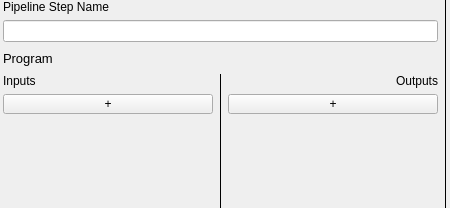
<?xml version="1.0" encoding="UTF-8"?>
<ui version="4.0">
 <class>pipeline_step</class>
 <widget class="QWidget" name="pipeline_step">
  <property name="geometry">
   <rect>
    <x>0</x>
    <y>0</y>
    <width>450</width>
    <height>208</height>
   </rect>
  </property>
  <property name="sizePolicy">
   <sizepolicy hsizetype="Fixed" vsizetype="Expanding">
    <horstretch>0</horstretch>
    <verstretch>0</verstretch>
   </sizepolicy>
  </property>
  <property name="minimumSize">
   <size>
    <width>450</width>
    <height>110</height>
   </size>
  </property>
  <property name="windowTitle">
   <string>Form</string>
  </property>
  <layout class="QHBoxLayout" name="horizontalLayout_2">
   <property name="sizeConstraint">
    <enum>QLayout::SetDefaultConstraint</enum>
   </property>
   <property name="leftMargin">
    <number>3</number>
   </property>
   <property name="topMargin">
    <number>0</number>
   </property>
   <property name="rightMargin">
    <number>3</number>
   </property>
   <property name="bottomMargin">
    <number>0</number>
   </property>
   <item>
    <layout class="QVBoxLayout" name="verticalLayout">
     <property name="rightMargin">
      <number>0</number>
     </property>
     <item>
      <widget class="QLabel" name="pipeline_step_name_label">
       <property name="sizePolicy">
        <sizepolicy hsizetype="Preferred" vsizetype="Fixed">
         <horstretch>0</horstretch>
         <verstretch>0</verstretch>
        </sizepolicy>
       </property>
       <property name="text">
        <string>Pipeline Step Name</string>
       </property>
      </widget>
     </item>
     <item>
      <widget class="QLineEdit" name="pipeline_step_name_lineedit"/>
     </item>
     <item>
      <widget class="QLabel" name="program_label">
       <property name="sizePolicy">
        <sizepolicy hsizetype="Preferred" vsizetype="Fixed">
         <horstretch>0</horstretch>
         <verstretch>0</verstretch>
        </sizepolicy>
       </property>
       <property name="minimumSize">
        <size>
         <width>0</width>
         <height>20</height>
        </size>
       </property>
       <property name="maximumSize">
        <size>
         <width>16777215</width>
         <height>20</height>
        </size>
       </property>
       <property name="font">
        <font>
         <pointsize>10</pointsize>
        </font>
       </property>
       <property name="text">
        <string>Program</string>
       </property>
       <property name="alignment">
        <set>Qt::AlignLeading|Qt::AlignLeft|Qt::AlignVCenter</set>
       </property>
      </widget>
     </item>
     <item>
      <layout class="QHBoxLayout" name="horizontalLayout">
       <item>
        <layout class="QVBoxLayout" name="inputs_layout">
         <property name="leftMargin">
          <number>0</number>
         </property>
         <item>
          <widget class="QLabel" name="inputs_label">
           <property name="sizePolicy">
            <sizepolicy hsizetype="Preferred" vsizetype="Fixed">
             <horstretch>0</horstretch>
             <verstretch>0</verstretch>
            </sizepolicy>
           </property>
           <property name="text">
            <string>Inputs</string>
           </property>
          </widget>
         </item>
         <item>
          <widget class="QPushButton" name="add_input_button">
           <property name="minimumSize">
            <size>
             <width>100</width>
             <height>20</height>
            </size>
           </property>
           <property name="maximumSize">
            <size>
             <width>16777215</width>
             <height>20</height>
            </size>
           </property>
           <property name="text">
            <string>+</string>
           </property>
          </widget>
         </item>
         <item>
          <spacer name="verticalSpacer">
           <property name="orientation">
            <enum>Qt::Vertical</enum>
           </property>
           <property name="sizeHint" stdset="0">
            <size>
             <width>20</width>
             <height>40</height>
            </size>
           </property>
          </spacer>
         </item>
        </layout>
       </item>
       <item>
        <widget class="Line" name="line">
         <property name="frameShadow">
          <enum>QFrame::Plain</enum>
         </property>
         <property name="orientation">
          <enum>Qt::Vertical</enum>
         </property>
        </widget>
       </item>
       <item>
        <layout class="QVBoxLayout" name="outputs_layout">
         <property name="leftMargin">
          <number>0</number>
         </property>
         <item>
          <widget class="QLabel" name="outputs_label">
           <property name="sizePolicy">
            <sizepolicy hsizetype="Preferred" vsizetype="Fixed">
             <horstretch>0</horstretch>
             <verstretch>0</verstretch>
            </sizepolicy>
           </property>
           <property name="text">
            <string>Outputs</string>
           </property>
           <property name="alignment">
            <set>Qt::AlignRight|Qt::AlignTrailing|Qt::AlignVCenter</set>
           </property>
          </widget>
         </item>
         <item>
          <widget class="QPushButton" name="add_output_button">
           <property name="minimumSize">
            <size>
             <width>100</width>
             <height>20</height>
            </size>
           </property>
           <property name="maximumSize">
            <size>
             <width>16777215</width>
             <height>20</height>
            </size>
           </property>
           <property name="text">
            <string>+</string>
           </property>
          </widget>
         </item>
         <item>
          <spacer name="verticalSpacer_2">
           <property name="orientation">
            <enum>Qt::Vertical</enum>
           </property>
           <property name="sizeHint" stdset="0">
            <size>
             <width>20</width>
             <height>40</height>
            </size>
           </property>
          </spacer>
         </item>
        </layout>
       </item>
      </layout>
     </item>
    </layout>
   </item>
   <item>
    <widget class="Line" name="line_2">
     <property name="frameShadow">
      <enum>QFrame::Plain</enum>
     </property>
     <property name="orientation">
      <enum>Qt::Vertical</enum>
     </property>
    </widget>
   </item>
  </layout>
 </widget>
 <resources/>
 <connections/>
</ui>
